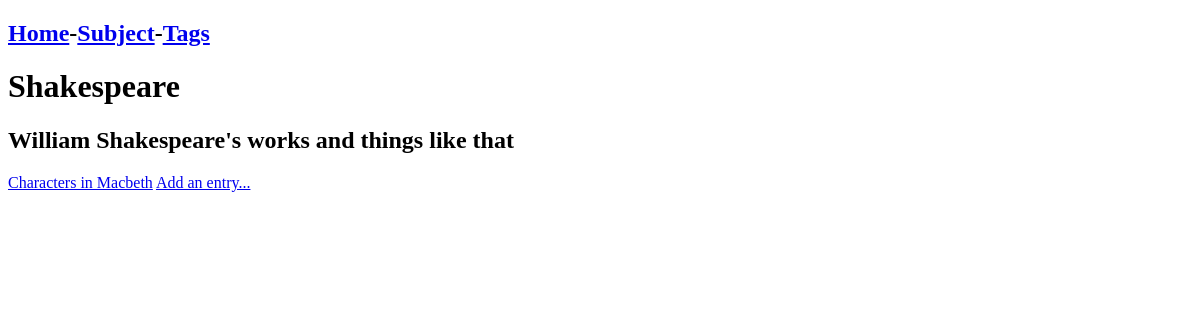
The page /category/4 on the database as committed earlier.
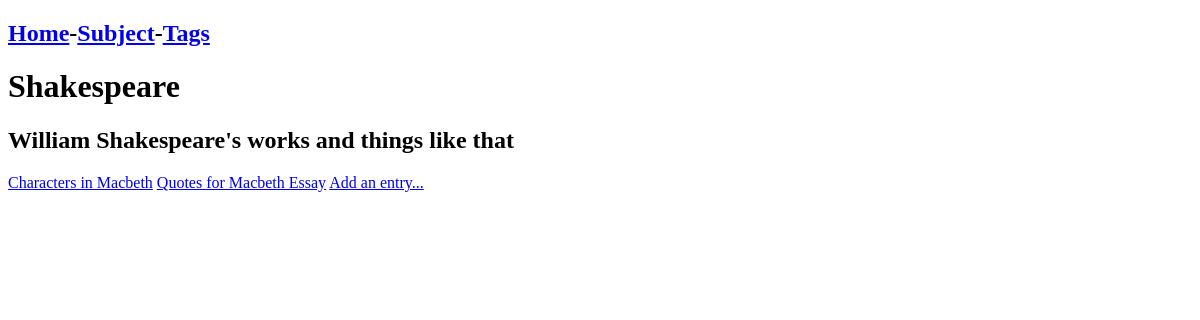
The same page on the database as committed later.
### tables this page shows
CREATE TABLE ENTRY (id INTEGER PRIMARY KEY AUTOINCREMENT, category_id INTEGER REFERENCES CATEGORY (id), name STRING, entry STRING);

### routes.py (the view)
@app.route('/category/<int:id>')
def category(id):
    infoname = retrieve("SELECT name, info FROM CATEGORY WHERE id = ?", (id,))
    entries = retrieve("SELECT id, name FROM ENTRY WHERE category_id = ?", (id,))
    return render_template('pages/category.html',infoname=infoname,entries=entries,id=id)

### routes.py (called while the page is built)
def retrieve(query,parameters):
    conn = sqlite3.connect('notes_app.db')
    cur = conn.cursor()
    cur.execute(query,parameters)
    results = cur.fetchall()
    conn.commit()
    return(results)

### templates/pages/category.html
{% extends 'base_templates/layout.html' %}
{% block content %}
<h1>{{infoname[0][0]}}</h1>
<h2>{{infoname[0][1]}}</h2>
{% for entry in entries %}
<a href="/entry/{{entry[0]}}">{{entry[1]}}</a>
{% endfor %}
<a href="/create-entry/{{id}}">Add an entry...</a>
{% endblock %}

Rows that differ between the two databases and show on the page:
added ENTRY: name "Quotes for Macbeth Essay"
